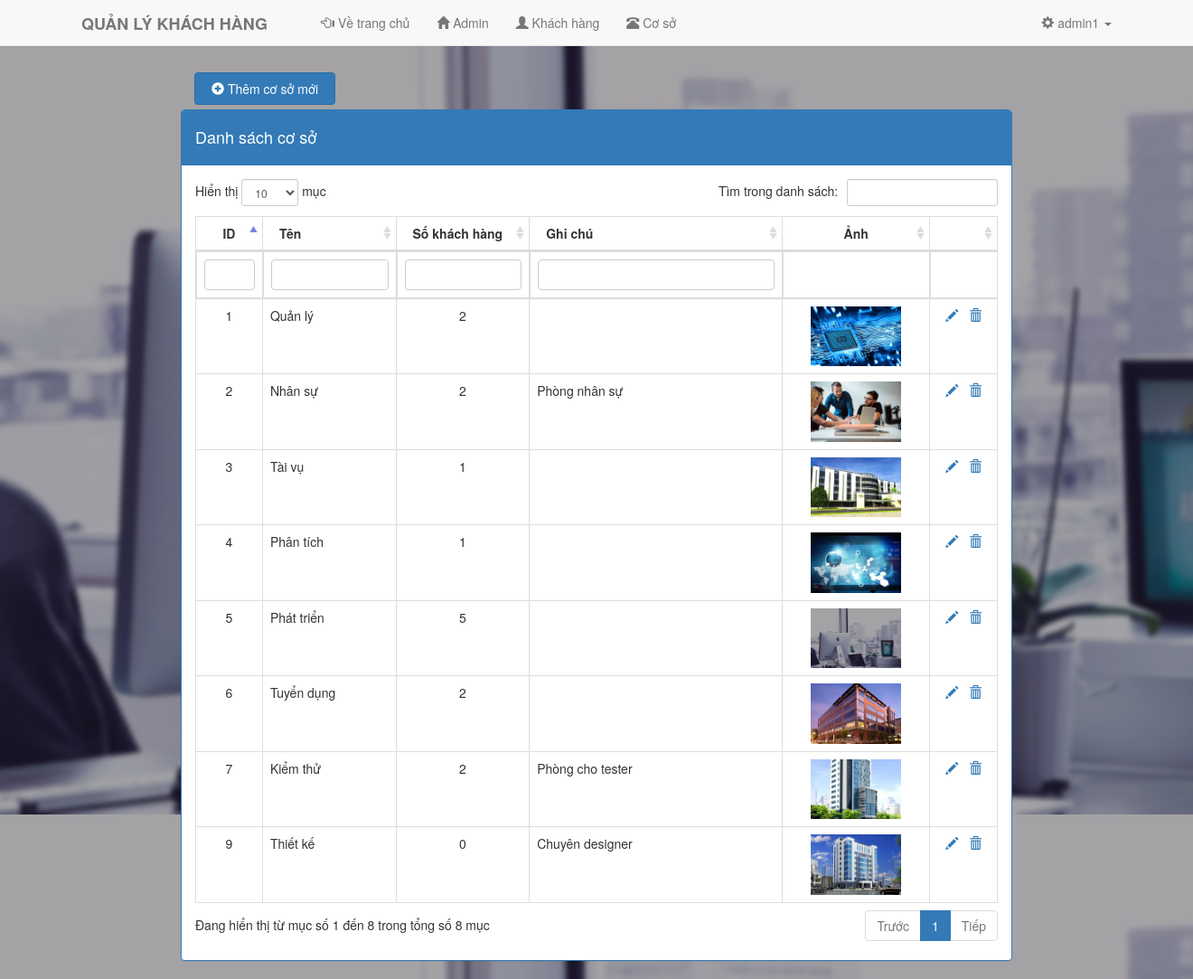
/qlkh/admin.php?controller=department (signed in), run on the app's committed database.
### tables this page shows
CREATE TABLE `tbldepartment` (
  `id` int(11) NOT NULL,
  `name` varchar(50) NOT NULL,
  `description` text,
  `image` varchar(500) DEFAULT NULL
);

### qlkh/controller/backend/controller_department.php (called while the page is built, shortened)
<?php
	class controller_department extends controller{
		public function __construct(){
			$arr = $this->model->fetch("select *,(SELECT COUNT(id) FROM tblemployee where department_id=tbldepartment.id) as 'number' from tbldepartment");
			include "view/backend/view_department.php";
		}
	}
	new controller_department();
 ?>

### qlkh/application/controller.php (called while the page is built, shortened)
<?php
	class controller{
		public function __construct(){
			$this->model = new model();
		}
	}
 ?>

### qlkh/application/model.php (called while the page is built, shortened)
<?php
	class model{
		public function fetch($sql){
			global $link;
			$result = mysqli_query($link,$sql);
			$arr = array();
			while($rows = mysqli_fetch_array($result))
				$arr[] = $rows;
			return $arr;
		}
	}
 ?>

### qlkh/view/backend/view_department.php (the view, shortened to what this page needs)
<div class="col-md-10 col-md-offset-1">
	<div class="container">
	  <div class="btn btn-primary" style="margin-bottom: 5px;"><button style="background: transparent; border: none;" data-toggle="modal" data-target="#myModal"><span class="glyphicon glyphicon-plus-sign"></span>&nbsp;Thêm cơ sở mới</div>
	</div>
	<div class="panel panel-primary">
		<div class="panel-heading"><h4>Danh sách cơ sở</h4></div>
		<div class="panel-body">
			<table class="table table-hover table-bordered" id="phongban">
				<thead><tr>
					<th class="col-md-1" style="text-align: center;">ID</th>
					<th class="col-md-2">Tên</th>
					<th class="col-md-2">Số khách hàng</th>
					<th>Ghi chú</th>
					<th style="text-align: center;">Ảnh</th>
					<th class="col-md-1"></th>
				</tr>
				</thead>
				<tfoot style="display: table-header-group;">
				<tr>
	                <th><input type="text"></th>
	                <th><input type="text"></th>
	                <th><input type="text"></th>
	                <th><input type="text"></th>
					<th></th>
					<th></th>
            	</tr>
				</tfoot>
				<tbody>
				<?php
					foreach($arr as $rows)
					{
				 ?>
				<tr>
					<td style="text-align: center;"><?php echo $rows["id"]; ?></td>
					<td><?php echo $rows["name"]; ?></td>
					<td style="text-align: center;"><?php echo $rows["number"]; ?></td>
					<td><?php echo $rows["description"]; ?></td>
					<td style="text-align: center;">
						<?php if(file_exists("public/upload/department/".$rows["image"])&&$rows["image"]!=""){ ?>
						<img src="public/upload/department/<?php echo $rows["image"]; ?>" style="width: 100px;">
						<?php } ?>
					</td>
					<td style="text-align: center;">
						<a href="admin.php?controller=add_edit_department&act=edit&id=<?php echo $rows["id"]; ?>"><span class="glyphicon glyphicon-pencil"></span></a>&nbsp;&nbsp;
						<a href="admin.php?controller=department&act=delete&id=<?php echo $rows["id"]; ?>" onclick="return window.confirm('Xóa cơ sở này?');"><span class="glyphicon glyphicon-trash"></span></a>
					</td>
				</tr>
				<?php } ?>
				</tbody>
			</table>
		</div>
	</div>
</div>

### qlkh/admin.php (shortened to what this page needs)
<?php
	include "config.php";
	include "application/controller.php";
	include "application/model.php";
	if(isset($_SESSION["username"]) == false)
		include "controller/backend/controller_login.php";
	else{
		$controller = isset($_GET["controller"])?$_GET["controller"]:"home";
		include "view/backend/view_layout.php";
	}
 ?>

### qlkh/view/backend/view_layout.php (shortened to what this page needs)
<!DOCTYPE html>
<html>
<head>
	<link rel="stylesheet" type="text/css" href="public/backend/css/bootstrap.min.css">
  <link href="public/backend/datatables-plugins/integration/bootstrap/3/dataTables.bootstrap.css" rel="stylesheet">
  <link href="public/backend/datatables-responsive/css/dataTables.responsive.css" rel="stylesheet">
</head>
<body>
<nav class="navbar navbar-default navbar-fixed-top">
      <div class="container">
        <div class="navbar-header">
          <a class="navbar-brand" href="#"><b>QUẢN LÝ KHÁCH HÀNG</b></a>
        </div>
        <div id="navbar" class="collapse navbar-collapse">
          <ul class="nav navbar-nav" style="margin-left: 30px;">
            <li><a href="index.php"><span class="glyphicon glyphicon-hand-left"></span>&nbsp;Về trang chủ</a></li>
            <li><a href="admin.php"><span class="glyphicon glyphicon-home"></span>&nbsp;Admin</a></li>
            <li><a href="admin.php?controller=employee"><span class="glyphicon glyphicon-user"></span>&nbsp;Khách hàng</a></li>
            <li><a href="admin.php?controller=department"><span class="glyphicon glyphicon-phone-alt"></span>&nbsp;Cơ sở</a></li>
          </ul>
          <ul class="nav navbar-nav navbar-right">
            <li class="dropdown">
              <a href="#" class="dropdown-toggle" data-toggle="dropdown"><span class="glyphicon glyphicon-cog"></span>&nbsp;<?php echo $_SESSION["username"] ?> <span class="caret"></span></a>
            </li>
          </ul>
        </div>
      </div>
    </nav>
    <div class="container" style="margin-top: 80px;">
    	<?php
    		if(file_exists("controller/backend/controller_$controller.php"))
    			include "controller/backend/controller_$controller.php";
    	 ?>
    </div>
</body>
</html>

### qlkh/view/backend/view_layout.php (style rules this page uses)
body { background: url(public/backend/2.jpg); background-attachment: fixed; }
tfoot input { width: 100%; border: 1px solid #ccc; border-radius: 4px; height: 34px; }

### data on the page
tbldepartment: id "1", name "Quản lý", number "2", image (picture)
tbldepartment: id "2", name "Nhân sự", number "2", description "Phòng nhân sự", image (picture)
tbldepartment: id "3", name "Tài vụ", number "1", image (picture)
tbldepartment: id "4", name "Phân tích", number "1", image (picture)
tbldepartment: id "5", name "Phát triển", number "5", image (picture)
tbldepartment: id "6", name "Tuyển dụng", number "2", image (picture)
tbldepartment: id "7", name "Kiểm thử", number "2", description "Phòng cho tester", image (picture)
tbldepartment: id "9", name "Thiết kế", number "0", description "Chuyên designer", image (picture)

### other printed values
$_SESSION["username"] "admin1"
